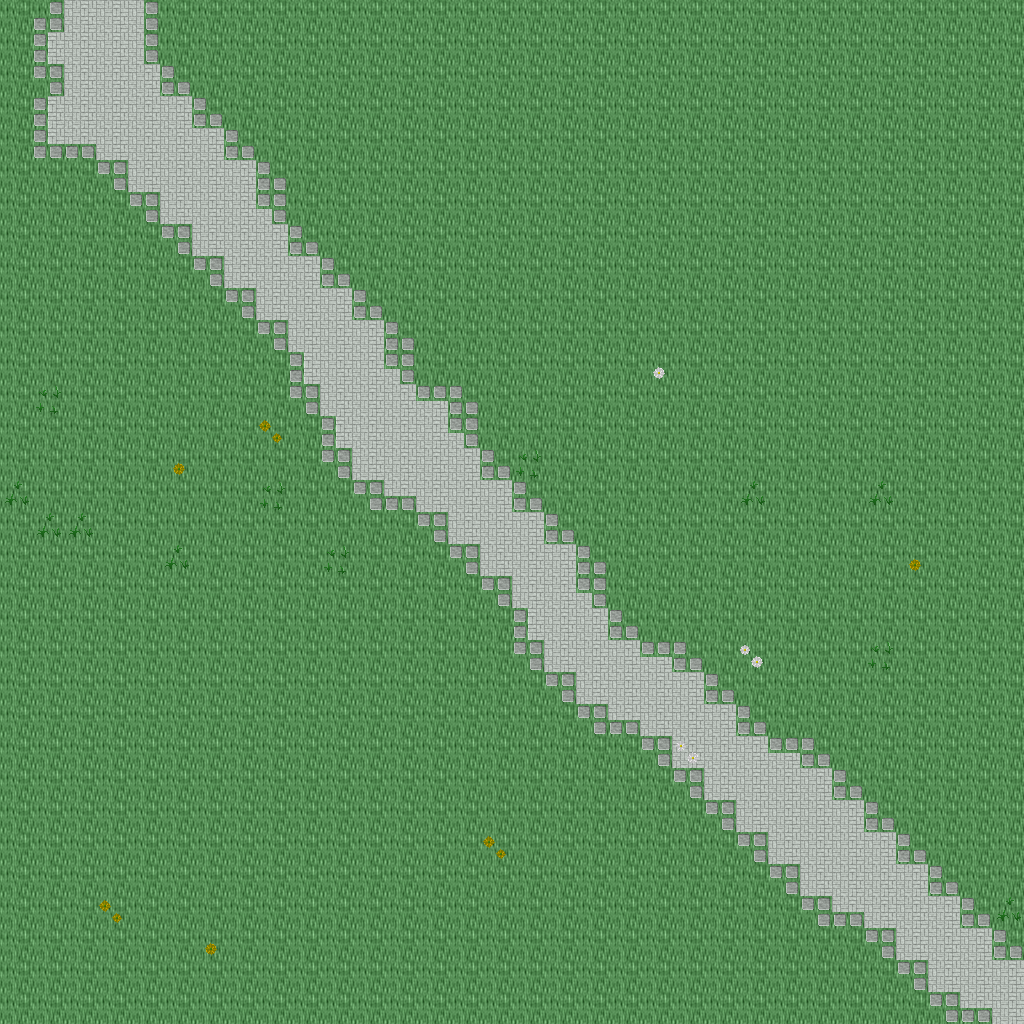

Rendered tile map (Tiled .tmx) drawn with the repository's tilesets; below, a short description and the map source with its tile grids summarised:
An orthogonal 32x32 tile map with 32x32 px tiles, 5 tile layers (Ground, Objects, Objects2, Above, ...), 1 hidden layer not drawn, 29 tilesets.

<map version="1.10" tiledversion="1.11.0" orientation="orthogonal" renderorder="right-down" width="32" height="32" tilewidth="32" tileheight="32" infinite="0" nextlayerid="11" nextobjectid="1">
 <tileset firstgid="1" name="ground_ground" tilewidth="32" tileheight="32" tilecount="33" columns="3">
  <image source="../drawable/ground_ground.png" width="96" height="352" />
 </tileset>
 <tileset firstgid="34" name="plant_flower_daisy_white" tilewidth="32" tileheight="32" tilecount="8" columns="2">
  <image source="../drawable/plant_flower_daisy_white.png" width="64" height="128" />
 </tileset>
 <tileset firstgid="42" name="plant_grasses" tilewidth="32" tileheight="32" tilecount="6" columns="3">
  <image source="../drawable/plant_grasses.png" width="96" height="64" />
 </tileset>
 <tileset firstgid="48" name="plant_flower_daisy_yellow" tilewidth="32" tileheight="32" tilecount="8" columns="2">
  <image source="../drawable/plant_flower_daisy_yellow.png" width="64" height="128" />
 </tileset>
 <tileset firstgid="56" name="plant_leaves" tilewidth="32" tileheight="32" tilecount="8" columns="4">
  <image source="../drawable/plant_leaves.png" width="128" height="64" />
 </tileset>
 <tileset firstgid="64" name="building_wall_wall_brown" tilewidth="32" tileheight="32" tilecount="12" columns="3">
  <image source="../drawable/building_wall_wall_brown.png" width="96" height="128" />
 </tileset>
 <tileset firstgid="76" name="building_wall_stone" tilewidth="32" tileheight="32" tilecount="12" columns="3">
  <image source="../drawable/building_wall_stone.png" width="96" height="128" />
 </tileset>
 <tileset firstgid="88" name="plant_bush_bushes" tilewidth="32" tileheight="32" tilecount="10" columns="5">
  <image source="../drawable/plant_bush_bushes.png" width="160" height="64" />
 </tileset>
 <tileset firstgid="98" name="plant_cactus" tilewidth="32" tileheight="32" tilecount="2" columns="1">
  <image source="../drawable/plant_cactus.png" width="32" height="64" />
 </tileset>
 <tileset firstgid="100" name="plant_stump_stump_brown" tilewidth="32" tileheight="32" tilecount="4" columns="2">
  <image source="../drawable/plant_stump_stump_brown.png" width="64" height="64" />
 </tileset>
 <tileset firstgid="104" name="plant_tree_tree_darkgreen" tilewidth="32" tileheight="32" tilecount="88" columns="8">
  <image source="../drawable/plant_tree_tree_darkgreen.png" width="256" height="352" />
 </tileset>
 <tileset firstgid="192" name="building_window_window_long" tilewidth="32" tileheight="32" tilecount="3" columns="3">
  <image source="../drawable/building_window_window_long.png" width="96" height="32" />
 </tileset>
 <tileset firstgid="195" name="building_door_door_n" tilewidth="32" tileheight="32" tilecount="6" columns="3">
  <image source="../drawable/building_door_door_n.png" width="96" height="64" />
 </tileset>
 <tileset firstgid="201" name="building_roof_green" tilewidth="32" tileheight="32" tilecount="20" columns="5">
  <image source="../drawable/building_roof_green.png" width="160" height="128" />
 </tileset>
 <tileset firstgid="221" name="plant_vine" tilewidth="32" tileheight="32" tilecount="3" columns="1">
  <image source="../drawable/plant_vine.png" width="32" height="96" />
 </tileset>
 <tileset firstgid="224" name="item_corpse_skull_dark" tilewidth="32" tileheight="32" tilecount="2" columns="2">
  <image source="../drawable/item_corpse_skull_dark.png" width="64" height="32" />
 </tileset>
 <tileset firstgid="226" name="logic_creature_animal" tilewidth="32" tileheight="32" tilecount="32" columns="8">
  <image source="../drawable/logic_creature_animal.png" width="256" height="128" />
 </tileset>
 <tileset firstgid="258" name="logic_creature_elf" tilewidth="32" tileheight="32" tilecount="16" columns="8">
  <image source="../drawable/logic_creature_elf.png" width="256" height="64" />
 </tileset>
 <tileset firstgid="274" name="logic_collision" tilewidth="32" tileheight="32" tilecount="1" columns="1">
  <image source="../drawable/logic_collision.png" width="32" height="32" />
 </tileset>
 <tileset firstgid="275" name="logic_creature_human_evil" tilewidth="32" tileheight="32" tilecount="16" columns="8">
  <image source="../drawable/logic_creature_human_evil.png" width="256" height="64" />
 </tileset>
 <tileset firstgid="291" name="building_door_closed" tilewidth="32" tileheight="32" tilecount="1" columns="1">
  <image source="../drawable/building_door_closed.png" width="32" height="32" />
 </tileset>
 <tileset firstgid="292" name="logic_portal" tilewidth="32" tileheight="32" tilecount="24" columns="8">
  <image source="../drawable/logic_portal.png" width="256" height="96" />
 </tileset>
 <tileset firstgid="316" name="ground_blue_paving" tilewidth="32" tileheight="32" tilecount="2" columns="1">
  <image source="../drawable/ground_blue_paving.png" width="32" height="64" />
 </tileset>
 <tileset firstgid="318" name="ground_green_paving" tilewidth="32" tileheight="32" tilecount="18" columns="3">
  <image source="../drawable/ground_green_paving.png" width="96" height="192" />
 </tileset>
 <tileset firstgid="336" name="logic_protection" tilewidth="32" tileheight="32" tilecount="2" columns="2">
  <image source="../drawable/logic_protection.png" width="64" height="32" />
 </tileset>
 <tileset firstgid="338" name="object_rotating_crystal" tilewidth="32" tileheight="32" tilecount="48" columns="8">
  <image source="../drawable/object_rotating_crystal.png" width="256" height="192" />
 </tileset>
 <tileset firstgid="386" name="light_white_1x1" tilewidth="32" tileheight="32" tilecount="1" columns="1">
  <image source="../drawable/light_white_1x1.png" width="32" height="32" />
 </tileset>
 <tileset firstgid="387" name="light_light_5x5" tilewidth="32" tileheight="32" tilecount="25" columns="5">
  <image source="../drawable/light_light_5x5.png" width="160" height="160" />
 </tileset>
 <tileset firstgid="412" name="logic_creature_ogre" tilewidth="32" tileheight="32" tilecount="4" columns="4">
  <image source="../drawable/logic_creature_ogre.png" width="128" height="32" />
 </tileset>
 <layer id="1" name="Ground" width="32" height="32">
  <data>[1024 cells, 1024 non-empty, 2 distinct tile ids]</data>
 </layer>
 <layer id="2" name="Objects" width="32" height="32">
  <data>[1024 cells, 91 non-empty, 15 distinct tile ids]</data>
 </layer>
 <layer id="3" name="Objects2" width="32" height="32">
  <data>[1024 cells, 0 non-empty, 0 distinct tile ids]</data>
 </layer>
 <layer id="4" name="Above" width="32" height="32">
  <data>[1024 cells, 0 non-empty, 0 distinct tile ids]</data>
 </layer>
 <layer id="5" name="Above2" width="32" height="32">
  <data>[1024 cells, 0 non-empty, 0 distinct tile ids]</data>
 </layer>
 <layer id="6" name="Walkable" width="32" height="32" visible="0">
  <data>[1024 cells, 0 non-empty, 0 distinct tile ids]</data>
 </layer>
 <objectgroup id="7" name="Mapevents" />
 <objectgroup id="8" name="Spawn" />
 <objectgroup id="9" name="Keys" />
 <objectgroup id="10" name="Replace" />
</map>
